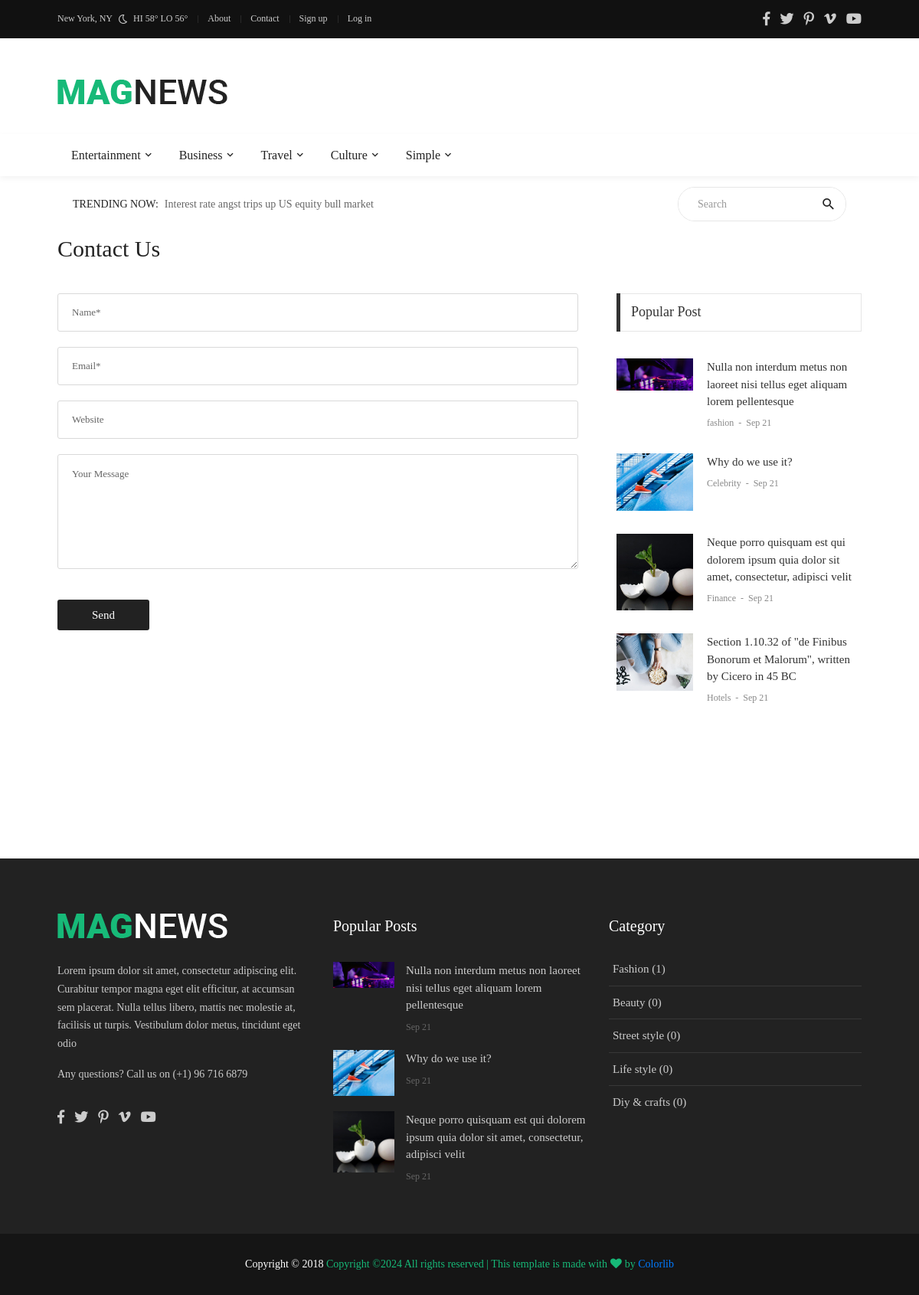
Page /contact-us on the earlier database version.
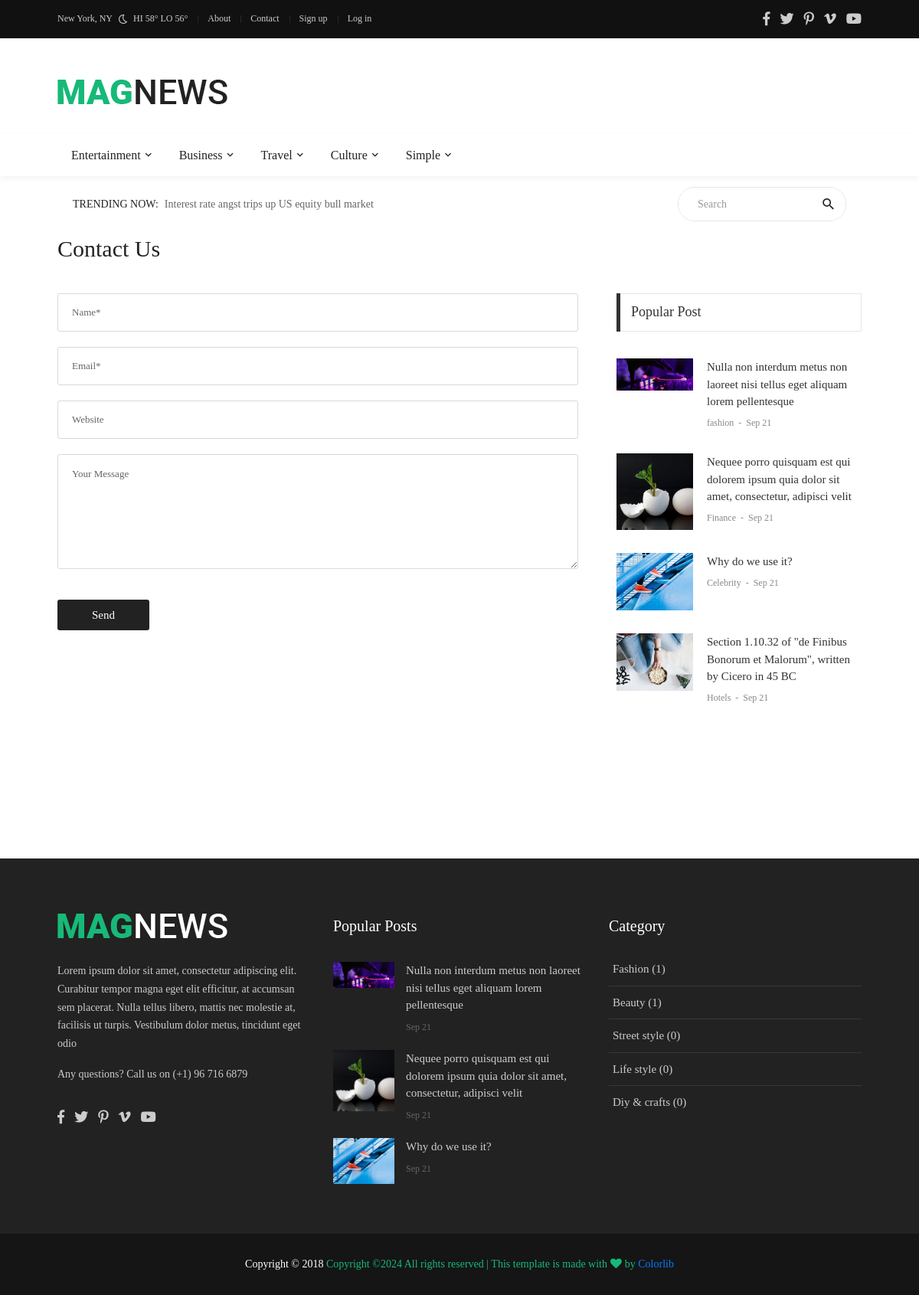
Same page on the later database version.
### blog/models.py (models this page shows, shortened)
class CategoryParent(models.Model):
    title = models.CharField(max_length=100)

class Post(models.Model):
    user = models.ForeignKey(User, on_delete=models.CASCADE)
    category = models.ForeignKey(Category, on_delete=models.CASCADE)
    title = models.CharField(max_length=300)
    content = RichTextField()
    image = models.ImageField(upload_to='blog/images/', blank=False, null=False, validators=[FileExtensionValidator(['jpg', 'jpeg', 'png'])])
    created_at = models.DateTimeField(auto_now_add=True)
    updated_at = models.DateTimeField(auto_now=True)
    views = models.IntegerField(default=0)
    is_public = models.BooleanField(default=False)

class Category(models.Model):
    title = models.CharField(max_length=300)
    parent = models.ForeignKey(CategoryParent, on_delete=models.CASCADE, null=True)

### blog/views.py (the view, shortened to what this page needs)
# urls.py: path('contact-us', views.contact_us, name='contact_us'),
def contact_us(request):
    if request.method == 'GET':
        return render(request, 'blog/contact.html', context={})

### blog/context_processors.py (called while the page is built)
def categories_parents(request):
    categories = CategoryParent.objects.all()
    return {'cat_parents': categories}

def get_tags(request):
    tags = Tag.objects.all()
    return {'tags': tags}

def get_popular_posts(request):
    popular_posts = Post.objects.all().order_by('-views')[:4]
    return {'popular_posts': popular_posts}

def get_categories(request):
    categories = Category.objects.all()[:5]
    return {'categories': categories}

### templates/blog/contact.html (shortened to what this page needs)
{% extends '../base.html' %}
{% block content %}
	<div class="container p-t-4 p-b-40">
		<h2 class="f1-l-1 cl2">
			Contact Us
		</h2>
	</div>
	<section class="bg0 p-b-60">
		<div class="container">
			<div class="row justify-content-center">
				<div class="col-md-7 col-lg-8 p-b-80">
					<div class="p-r-10 p-r-0-sr991">
						<form id="contact-form" >
							<input class="bo-1-rad-3 bocl13 size-a-19 f1-s-13 cl5 plh6 p-rl-18 m-b-20" type="text" name="name" placeholder="Name*">
							<input class="bo-1-rad-3 bocl13 size-a-19 f1-s-13 cl5 plh6 p-rl-18 m-b-20" type="text" name="email" placeholder="Email*">
							<input class="bo-1-rad-3 bocl13 size-a-19 f1-s-13 cl5 plh6 p-rl-18 m-b-20" type="text" name="website" placeholder="Website">
							<textarea class="bo-1-rad-3 bocl13 size-a-15 f1-s-13 cl5 plh6 p-rl-18 p-tb-14 m-b-20" name="message" placeholder="Your Message"></textarea>
							<button class="size-a-20 bg2 borad-3 f1-s-12 cl0 hov-btn1 trans-03 p-rl-15 m-t-20">
								Send
							</button>
						</form>
					</div>
				</div>
				<div class="col-md-5 col-lg-4 p-b-80">
					<div class="p-l-10 p-rl-0-sr991">
						{% include 'partial/popular-post.html' %}
					</div>
				</div>
			</div>
		</div>
	</section>
{% endblock %}

### templates/partial/header.html (shortened to what this page needs)
{% load static %}
<header>
    <div class="container-menu-desktop">
        <div class="topbar">
            <div class="content-topbar container h-100">
                <div class="left-topbar">
						<span class="left-topbar-item flex-wr-s-c">
							<span>
								New York, NY
							</span>
							<img class="m-b-1 m-rl-8" src="{% static 'images/icons/icon-night.png' %}" alt="IMG">
							<span>
								HI 58° LO 56°
							</span>
						</span>
                    <a href="{% url 'about' %}" class="left-topbar-item">
                        About
                    </a>
                    <a href="{% url 'contact_us' %}" class="left-topbar-item">
                        Contact
                    </a>
                    {% if user.is_authenticated %}
                        <a class="left-topbar-item" href="{% url 'user_profile' %}">{{ user.username }}</a>
                        <a href="{% url 'user_logout' %}" class="left-topbar-item">
                            Log out
                        </a>
                    {% else %}
                        <a href="{% url 'user_register' %}" class="left-topbar-item">
                            Sign up
                        </a>
                        <a href="{% url 'user_login' %}" class="left-topbar-item">
                            Log in
                        </a>
                    {% endif %}
                </div>
                <div class="right-topbar">
                    <a href="#">
                        <span class="fab fa-facebook-f"></span>
                    </a>
                    <a href="#">
                        <span class="fab fa-twitter"></span>
                    </a>
                    <a href="#">
                        <span class="fab fa-pinterest-p"></span>
                    </a>
                    <a href="#">
                        <span class="fab fa-vimeo-v"></span>
                    </a>
                    <a href="#">
                        <span class="fab fa-youtube"></span>
                    </a>
                </div>
            </div>
        </div>
        <div class="wrap-logo container">
            <div class="logo">
                <a href="{% url 'index' %}"><img src="{% static 'images/icons/logo-01.png' %}" alt="LOGO"></a>
            </div>
        </div>
        <div class="wrap-main-nav">
            <div class="main-nav">
                <nav class="menu-desktop">
                    <ul class="main-menu">
                        {% for cate_parent in cat_parents %}
                            <li class="mega-menu-item">
                                <a href="{% url 'category_parent_detail' cate_parent.id %}">{{ cate_parent.title|capfirst }}</a>
                            </li>
                        {% endfor %}
                    </ul>
                </nav>
            </div>
        </div>
    </div>
</header>
<div class="container">
    <div class="bg0 flex-wr-sb-c p-rl-20 p-tb-8">
        <div class="f2-s-1 p-r-30 size-w-0 m-tb-6 flex-wr-s-c">
				<span class="text-uppercase cl2 p-r-8">
					Trending Now:
				</span>
            <span class="dis-inline-block cl6 slide100-txt pos-relative size-w-0" data-in="fadeInDown"
                  data-out="fadeOutDown">
					<span class="dis-inline-block slide100-txt-item animated visible-false">
						Interest rate angst trips up US equity bull market
					</span>
				</span>
        </div>
        <form action="{% url 'search' %}" method="get" class="pos-relative size-a-2 bo-1-rad-22 of-hidden bocl11 m-tb-6">
                <input class="f1-s-1 cl6 plh9 s-full p-l-25 p-r-45" type="text" name="q" placeholder="Search">
                <button class="flex-c-c size-a-1 ab-t-r fs-20 cl2 hov-cl10 trans-03">
                    <i class="zmdi zmdi-search"></i>
                </button>
        </form>
    </div>
</div>

### templates/partial/popular-post.html
<div class="p-b-30">
    <div class="how2 how2-cl4 flex-s-c">
        <h3 class="f1-m-2 cl3 tab01-title">
            Popular Post
        </h3>
    </div>
    <ul class="p-t-35">
        {% for p in popular_posts %}
            <li class="flex-wr-sb-s p-b-30">
                <a href="#" class="size-w-10 wrap-pic-w hov1 trans-03">
                    <img src="{{ p.image.url }}" alt="IMG">
                </a>
                <div class="size-w-11">
                    <h6 class="p-b-4">
                        <a href="{% url 'post_detail' p.id %}" class="f1-s-5 cl3 hov-cl10 trans-03">
                            {{ p.title }}
                        </a>
                    </h6>
                    <span class="cl8 txt-center p-b-24">
											<a href="#" class="f1-s-6 cl8 hov-cl10 trans-03">
												{{ p.category.title }}
											</a>
											<span class="f1-s-3 m-rl-3">
												-
											</span>
											<span class="f1-s-3">
												{{ p.created_at|date:"M d" }}
											</span>
										</span>
                </div>
            </li>
        {% endfor %}
    </ul>
</div>

### templates/partial/footer.html (shortened to what this page needs)
{% load static %}
	<footer>
		<div class="bg2 p-t-40 p-b-25">
			<div class="container">
				<div class="row">
					<div class="col-lg-4 p-b-20">
						<div class="size-h-3 flex-s-c">
							<a href="index.html">
								<img class="max-s-full" src="{% static 'images/icons/logo-02.png' %}" alt="LOGO">
							</a>
						</div>
						<div>
							<p class="f1-s-1 cl11 p-b-16">
								Lorem ipsum dolor sit amet, consectetur adipiscing elit. Curabitur tempor magna eget elit efficitur, at accumsan sem placerat. Nulla tellus libero, mattis nec molestie at, facilisis ut turpis. Vestibulum dolor metus, tincidunt eget odio
							</p>
							<p class="f1-s-1 cl11 p-b-16">
								Any questions? Call us on (+1) 96 716 6879
							</p>
							<div class="p-t-15">
								<a href="#" class="fs-18 cl11 hov-cl10 trans-03 m-r-8">
									<span class="fab fa-facebook-f"></span>
								</a>
								<a href="#" class="fs-18 cl11 hov-cl10 trans-03 m-r-8">
									<span class="fab fa-twitter"></span>
								</a>
								<a href="#" class="fs-18 cl11 hov-cl10 trans-03 m-r-8">
									<span class="fab fa-pinterest-p"></span>
								</a>
								<a href="#" class="fs-18 cl11 hov-cl10 trans-03 m-r-8">
									<span class="fab fa-vimeo-v"></span>
								</a>
								<a href="#" class="fs-18 cl11 hov-cl10 trans-03 m-r-8">
									<span class="fab fa-youtube"></span>
								</a>
							</div>
						</div>
					</div>
					<div class="col-sm-6 col-lg-4 p-b-20">
						<div class="size-h-3 flex-s-c">
							<h5 class="f1-m-7 cl0">
								Popular Posts
							</h5>
						</div>
						<ul>
                            {% for post in popular_posts|slice:"3" %}
                            	<li class="flex-wr-sb-s p-b-20">
								<a href="{% url 'post_detail' post.id %}" class="size-w-4 wrap-pic-w hov1 trans-03">
									<img src="{{ post.image.url }}" alt="IMG">
								</a>
								<div class="size-w-5">
									<h6 class="p-b-5">
										<a href="#" class="f1-s-5 cl11 hov-cl10 trans-03">
                                            {{ post.title }}
										</a>
									</h6>
									<span class="f1-s-3 cl6">
										{{ post.created_at|date:"M d" }}
									</span>
								</div>
							</li>
                            {% endfor %}
						</ul>
					</div>
					<div class="col-sm-6 col-lg-4 p-b-20">
						<div class="size-h-3 flex-s-c">
							<h5 class="f1-m-7 cl0">
								Category
							</h5>
						</div>
						<ul class="m-t--12">
                            {% for category in categories|slice:"6" %}
                            	<li class="how-bor1 p-rl-5 p-tb-10">
								<a href="{% url 'category_detail' category.id %}" class="f1-s-5 cl11 hov-cl10 trans-03 p-tb-8">
                                    {{ category.title|capfirst }} ({{ category.post_set.count }})
								</a>
							</li>
                            {% endfor %}
						</ul>
					</div>
				</div>
			</div>
		</div>
		<div class="bg11">
			<div class="container size-h-4 flex-c-c p-tb-15">
				<span class="f1-s-1 cl0 txt-center">
					Copyright © 2018
					<a href="#" class="f1-s-1 cl10 hov-link1">
Copyright &copy;<script>document.write(new Date().getFullYear());</script> All rights reserved | This template is made with <i class="fa fa-heart" aria-hidden="true"></i> by <a href="https://colorlib.com" target="_blank">Colorlib</a>
				</span>
			</div>
		</div>
	</footer>

Differences in the rows shown:
changed Post "Finance": title "Neque porro quisquam est qui dolorem ipsum quia dolor sit amet, consectetur, adipisci velit" → "Nequee porro quisquam est qui dolorem ipsum quia dolor sit amet, consectetur, adipisci velit"; moves up the list
computed for Category "Beauty": post_set.count "0" → "1"
